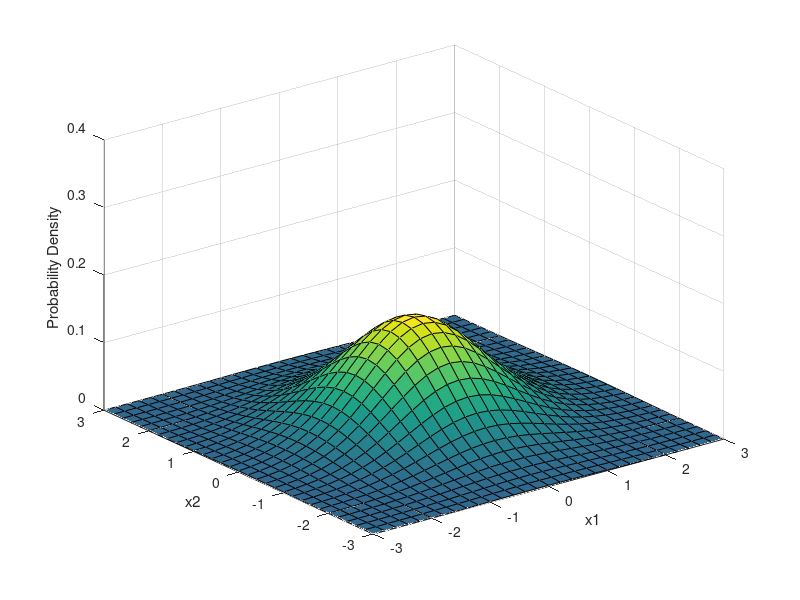

Source code (MATLAB):
mu = [0 0];
sigma = [1 0; 0 1];
x1 = -3:0.2:3;
x2 = -3:0.2:3;
[X1,X2] = meshgrid(x1,x2);
X = [X1(:) X2(:)];
y = mvnpdf(X,mu,sigma);
y = reshape(y,length(x2),length(x1));
surf(x1,x2,y)
caxis([min(y(:))-0.5*range(y(:)),max(y(:))])
axis([-3 3 -3 3 0 0.4])
xlabel('x1')
ylabel('x2')
zlabel('Probability Density')